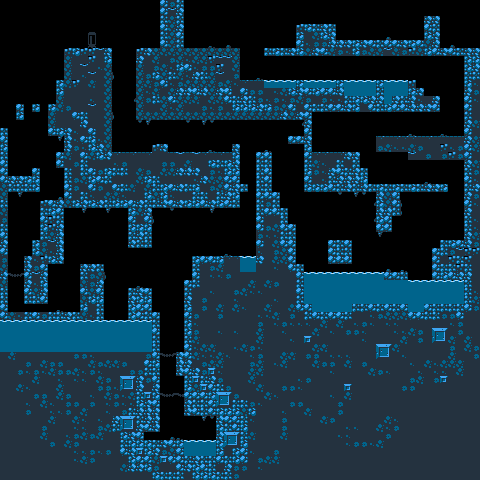

The image is a tile-based game level rendered from a .tmx file. Its description and source (layers, tilesets, objects; grid data summarised) follow:
An orthogonal 60x60 tile map with 8x8 px tiles, 1 tile layer (layer 1) and 126 objects (76x fixture, 23x bumper, 10x enemy_slug_floor, 9x death_zone, 5x chibi_ice_cream, ...).

<map version="1.0" orientation="orthogonal" renderorder="right-down" width="60" height="60" tilewidth="8" tileheight="8" nextobjectid="149">
 <tileset firstgid="1" name="tiles" tilewidth="8" tileheight="8" tilecount="400">
  <image source="tiles.png" width="160" height="160" />
 </tileset>
 <layer name="layer 1" width="60" height="60">
  <data>[3600 cells, 2347 non-empty, 30 distinct tile ids]</data>
 </layer>
 <objectgroup name="collisions">
  <object id="1" name="env" type="object" x="64" y="48" width="48" height="160" />
  <object id="2" name="ground" type="fixture" x="112" y="152" width="120" height="56">
   <properties>
    <property name="body" value="env" />
   </properties>
  </object>
  <object id="3" name="ground" type="fixture" x="152" y="144" width="16" height="8">
   <properties>
    <property name="body" value="env" />
   </properties>
  </object>
  <object id="4" name="ground" type="fixture" x="232" y="144" width="8" height="64">
   <properties>
    <property name="body" value="env" />
   </properties>
  </object>
  <object id="5" name="ground" type="fixture" x="256" y="152" width="16" height="120">
   <properties>
    <property name="body" value="env" />
   </properties>
  </object>
  <object id="6" name="ground" type="fixture" x="272" y="192" width="8" height="80">
   <properties>
    <property name="body" value="env" />
   </properties>
  </object>
  <object id="7" name="ground" type="fixture" x="280" y="208" width="8" height="64">
   <properties>
    <property name="body" value="env" />
   </properties>
  </object>
  <object id="8" name="ground" type="fixture" x="288" y="224" width="8" height="56">
   <properties>
    <property name="body" value="env" />
   </properties>
  </object>
  <object id="9" name="ground" type="fixture" x="296" y="264" width="8" height="48">
   <properties>
    <property name="body" value="env" />
   </properties>
  </object>
  <object id="10" name="ground" type="fixture" x="304" y="304" width="8" height="8">
   <properties>
    <property name="body" value="env" />
   </properties>
  </object>
  <object id="11" name="ground" type="fixture" x="352" y="304" width="56" height="8">
   <properties>
    <property name="body" value="env" />
   </properties>
  </object>
  <object id="12" name="ground" type="fixture" x="424" y="304" width="40" height="8">
   <properties>
    <property name="body" value="env" />
   </properties>
  </object>
  <object id="13" name="ground" type="fixture" x="464" y="272" width="8" height="40">
   <properties>
    <property name="body" value="env" />
   </properties>
  </object>
  <object id="14" name="ground" type="fixture" x="432" y="248" width="8" height="32">
   <properties>
    <property name="body" value="env" />
   </properties>
  </object>
  <object id="15" name="ground" type="fixture" x="440" y="272" width="24" height="8">
   <properties>
    <property name="body" value="env" />
   </properties>
  </object>
  <object id="16" name="ground" type="fixture" x="384" y="272" width="24" height="8">
   <properties>
    <property name="body" value="env" />
   </properties>
  </object>
  <object id="17" name="ground" type="fixture" x="328" y="240" width="24" height="24">
   <properties>
    <property name="body" value="env" />
   </properties>
  </object>
  <object id="18" name="ground" type="fixture" x="192" y="256" width="48" height="160">
   <properties>
    <property name="body" value="env" />
   </properties>
  </object>
  <object id="19" name="ground" type="fixture" x="240" y="272" width="32" height="8">
   <properties>
    <property name="body" value="env" />
   </properties>
  </object>
  <object id="21" name="ground" type="fixture" x="184" y="280" width="8" height="136">
   <properties>
    <property name="body" value="env" />
   </properties>
  </object>
  <object id="22" name="ground" type="fixture" x="136" y="424" width="16" height="8">
   <properties>
    <property name="body" value="env" />
   </properties>
  </object>
  <object id="23" name="ground" type="fixture" x="136" y="432" width="8" height="8">
   <properties>
    <property name="body" value="env" />
   </properties>
  </object>
  <object id="24" name="ground" type="fixture" x="216" y="416" width="8" height="48">
   <properties>
    <property name="body" value="env" />
   </properties>
  </object>
  <object id="25" name="ground" type="fixture" x="144" y="440" width="40" height="16">
   <properties>
    <property name="body" value="env" />
   </properties>
  </object>
  <object id="26" name="ground" type="fixture" x="0" y="352" width="152" height="8">
   <properties>
    <property name="body" value="env" />
   </properties>
  </object>
  <object id="27" name="ground" type="fixture" x="80" y="264" width="24" height="56">
   <properties>
    <property name="body" value="env" />
   </properties>
  </object>
  <object id="28" name="ground" type="fixture" x="0" y="312" width="80" height="8">
   <properties>
    <property name="body" value="env" />
   </properties>
  </object>
  <object id="29" name="ground" type="fixture" x="128" y="288" width="24" height="32">
   <properties>
    <property name="body" value="env" />
   </properties>
  </object>
  <object id="30" name="ground" type="fixture" x="128" y="208" width="24" height="40">
   <properties>
    <property name="body" value="env" />
   </properties>
  </object>
  <object id="31" name="ground" type="fixture" x="312" y="312" width="40" height="8">
   <properties>
    <property name="body" value="env" />
   </properties>
  </object>
  <object id="32" name="ground" type="fixture" x="408" y="312" width="16" height="8">
   <properties>
    <property name="body" value="env" />
   </properties>
  </object>
  <object id="33" name="ground" type="fixture" x="440" y="240" width="24" height="16">
   <properties>
    <property name="body" value="env" />
   </properties>
  </object>
  <object id="34" name="ground" type="fixture" x="464" y="56" width="16" height="192">
   <properties>
    <property name="body" value="env" />
   </properties>
  </object>
  <object id="35" name="ground" type="fixture" x="376" y="136" width="88" height="16">
   <properties>
    <property name="body" value="env" />
   </properties>
  </object>
  <object id="36" name="ground" type="fixture" x="408" y="152" width="56" height="8">
   <properties>
    <property name="body" value="env" />
   </properties>
  </object>
  <object id="37" name="ground" type="fixture" x="368" y="184" width="80" height="8">
   <properties>
    <property name="body" value="env" />
   </properties>
  </object>
  <object id="38" name="ground" type="fixture" x="360" y="168" width="8" height="24">
   <properties>
    <property name="body" value="env" />
   </properties>
  </object>
  <object id="39" name="ground" type="fixture" x="312" y="152" width="48" height="40">
   <properties>
    <property name="body" value="env" />
   </properties>
  </object>
  <object id="40" name="ground" type="fixture" x="304" y="112" width="8" height="80">
   <properties>
    <property name="body" value="env" />
   </properties>
  </object>
  <object id="41" name="ground" type="fixture" x="160" y="112" width="144" height="8">
   <properties>
    <property name="body" value="env" />
   </properties>
  </object>
  <object id="42" name="ground" type="fixture" x="136" y="48" width="24" height="72">
   <properties>
    <property name="body" value="env" />
   </properties>
  </object>
  <object id="44" name="ground" type="fixture" x="184" y="48" width="56" height="40">
   <properties>
    <property name="body" value="env" />
   </properties>
  </object>
  <object id="45" name="ground" type="fixture" x="240" y="80" width="24" height="16">
   <properties>
    <property name="body" value="env" />
   </properties>
  </object>
  </objectgroup>
 <objectgroup name="entities">
  <!-- 48 objects omitted --></objectgroup>
</map>
<!-- 83 of 126 objects omitted -->
